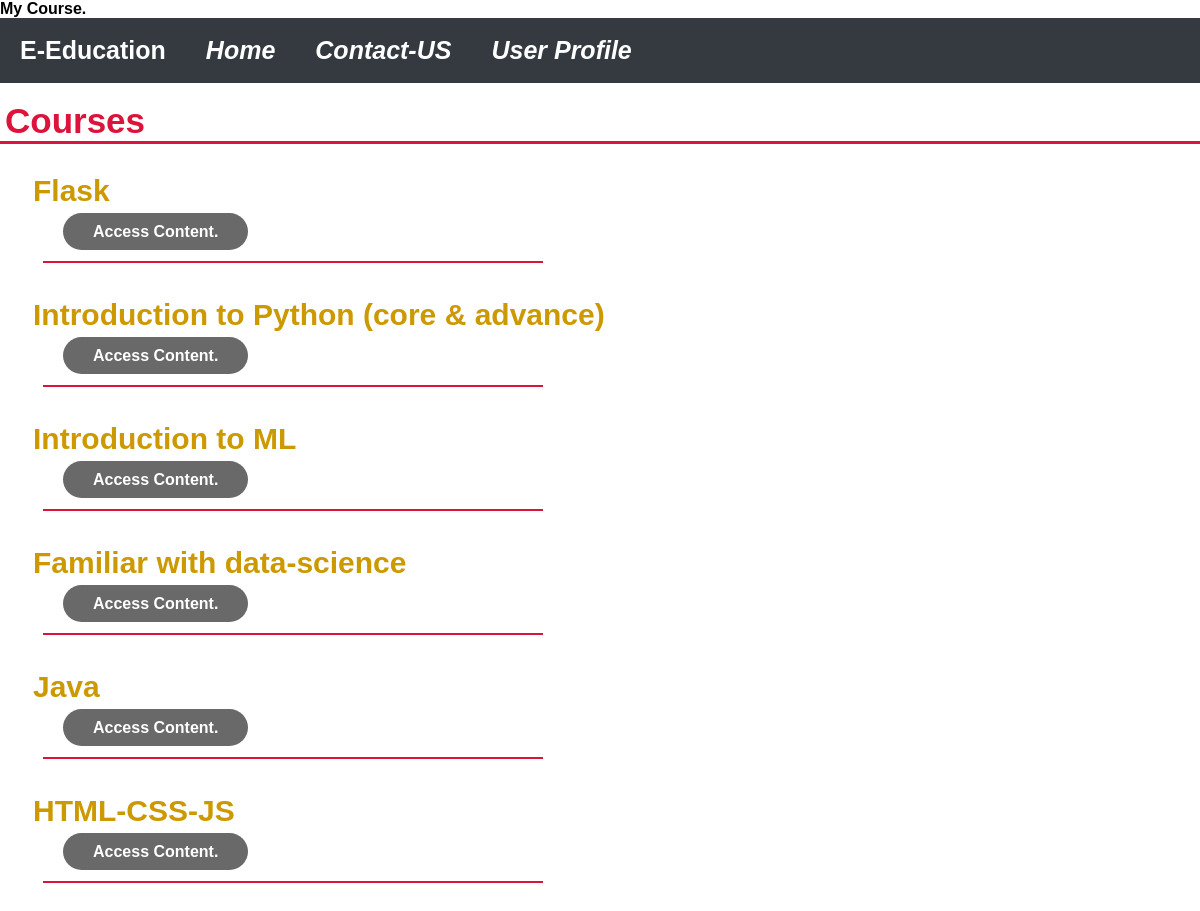
The page /students/courses/ (signed in) on the database its author committed.
### courses/models.py (models this page shows, shortened)
class Course(models.Model):
	owner 		=	models.ForeignKey(User,related_name='courses_created',on_delete=models.CASCADE)
	subject 	=	models.ForeignKey(Subject,related_name='courses',on_delete=models.CASCADE)
	title		=	models.CharField(max_length=200)
	slug 		=	models.SlugField(max_length=200,unique=True)
	overview	= 	models.TextField()
	created 	=	models.DateTimeField(auto_now_add=True)
	students 	=	models.ManyToManyField(User,related_name='courses_joined',blank=True)
	class Meta:
		ordering 	=	['-created']

### students/views.py (the view)
# urls.py: path('courses/',views.StudentCourseListView.as_view(),name='student_course_list'),
class StudentCourseListView(LoginRequiredMixin,ListView):
	model 				=	Course
	template_name 		=	'students/course/list.html'
	def get_queryset(self):
		qs 				=	super(StudentCourseListView,self).get_queryset()
		return qs.filter(students__in=[self.request.user])

### students/templates/students/course/list.html (shortened to what this page needs)
{% extends "base.html" %}
{% load static %}
{% load crispy_forms_tags %}
{% block content %}
<div class="content-details">
		<legend>Courses </legend>
	<div class="clist">
		{% for course in object_list %}
		<div class="title">
			<h3>{{course.title}}</h3>
		</div>
		<div class="item">
			<a href="{% url 'student_course_detail' course.id %}">Access Content.</a>
			<hr>
		</div>
		{% empty %}
		<div class="item">
			<p>You are not enrolled in any courses yet...</p>
				<a href="{% url 'course_list' %}">Browse courses</a>
				<p>to enroll in course.</p>
		</div>
			{% endfor %}
	</div>
</div>
{% endblock %}

### static/css/main.css (style rules this page uses)
* { margin:0; padding: 0; outline: none; text-decoration: none; box-sizing: border-box; font-family: 'Rubik', sans-serif; font-weight: 700; }
::before,::after { box-sizing: border-box; }
.item { width: 100%; padding-top: 10px; padding: 5px; }
.content-details { height: 100%; width: 100%; z-index: 1; text-align: center; padding-left: -150px; }
legend { display: block; padding-left: 5px; padding-right: 5px; border:none; color: #DC143C; font-size: 50px; border-bottom-style: solid; border-bottom-color: #DC143C; }
.clist { width: 100%; text-align: left; margin: 30px; }
.clist .title h3 { color: #cc9900; font-weight: bold; font-size: 30px; margin: 3px; }
.clist .item { margin-left: 8px; margin-top: 10px; margin-bottom: 30px; }
.clist .item a { border-style: none; background-color: #696969; color: #fff; border-radius: 20px; padding: 10px; padding-left: 30px; padding-right:30px; margin-top: 30px; margin-bottom: 30px; height: 40px; margin:20px; }
.clist .item hr { height: 2px; background-color: #DC143C; border-width: 0; width: 500px; margin-top: 20px; }
.content-details legend { text-align: left; color: #DC143C; font-size: 35px; }

### rows shown on the page
Course: title "Flask"
Course: title "Introduction to Python (core & advance)"
Course: title "Introduction to ML"
Course: title "Familiar with data-science"
Course: title "Java"
Course: title "HTML-CSS-JS"
